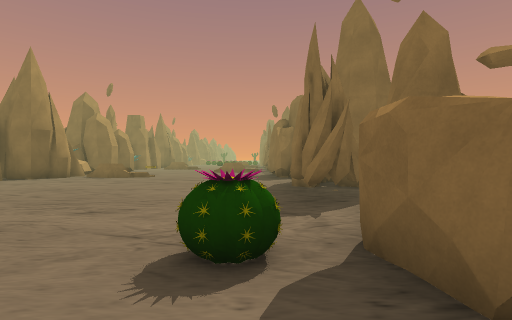
view 1 (above)

17 first-person views from a walk through a scene from a Unity 3-D project. The camera is 1.4 m above the floor, looks level and sees 80° across. The floor is counted in squares, 2 m on a side. Each view is taken from the middle of a square. On the plan, view 1 faces up. The plan holds only what a view shows up to about 10 squares ahead; the rest is blank. The place goes on beyond the plan. The player character is not drawn. Some surface patterns are stand-ins.

view 2
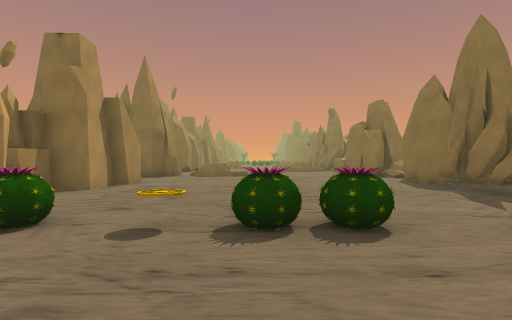

view 3
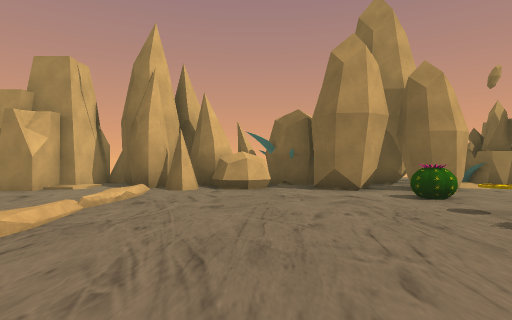

view 4
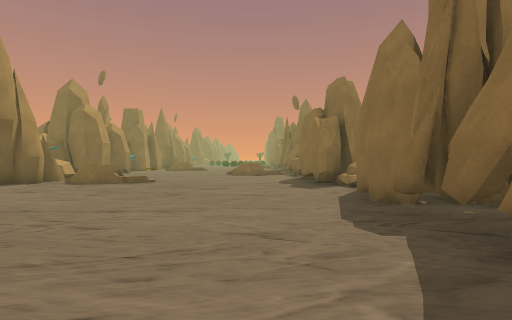

view 5
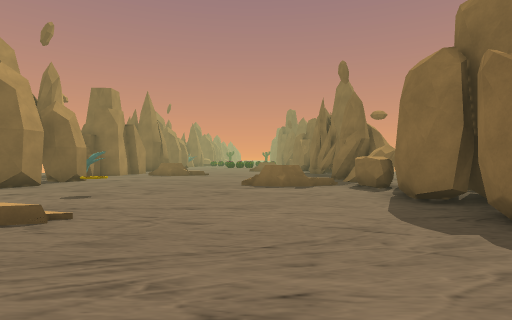

view 6
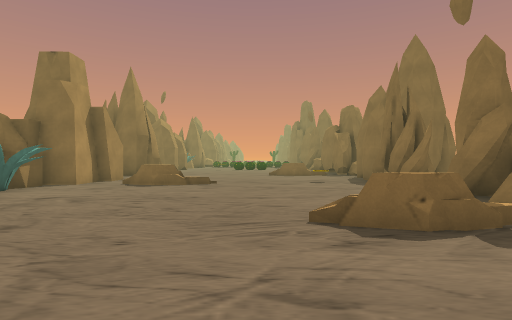

view 7
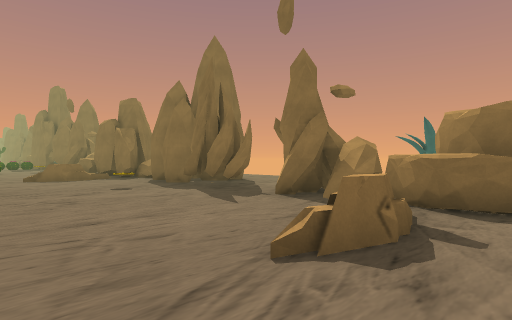

view 8
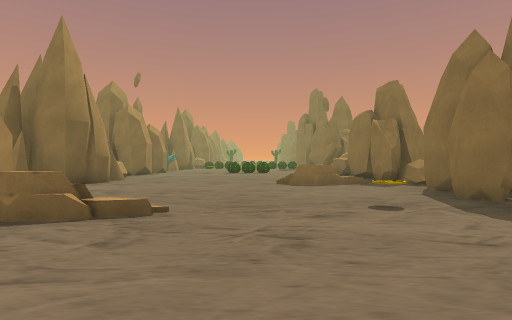

view 9
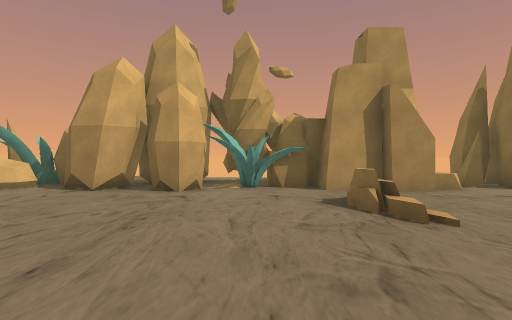

view 10
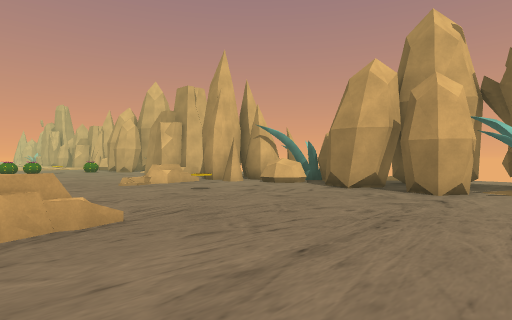

view 11
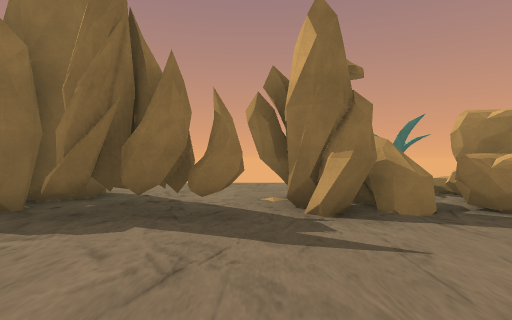

view 12
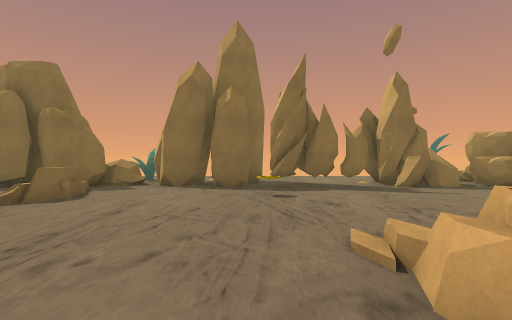

view 13
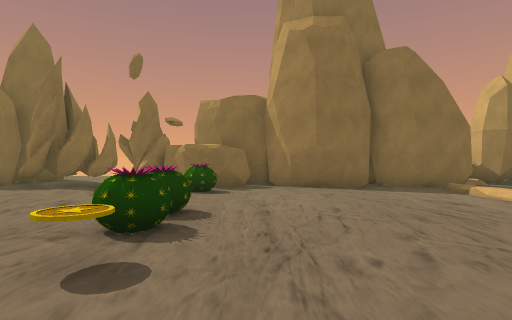

view 14
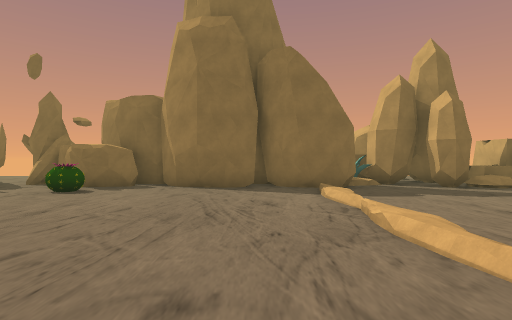

view 15
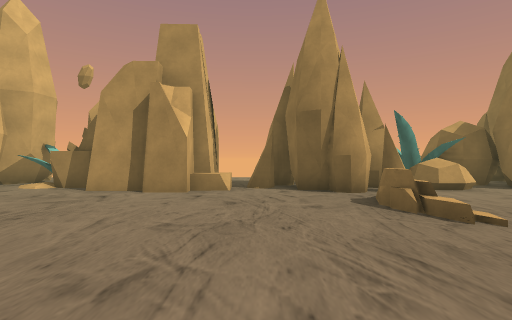

view 16
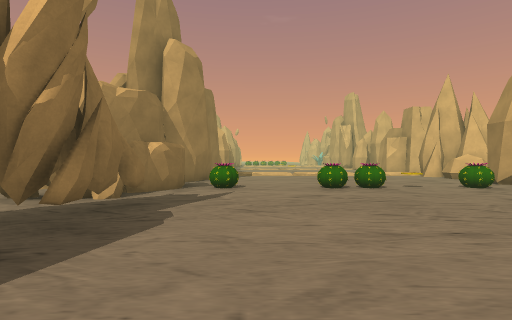

view 17
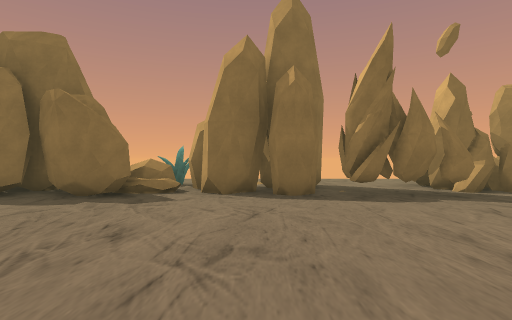

### Floor plan
Key: @ floor where view 1 was taken; # wall or solid block; . floor; = window, fence, low wall or low ledge; ^ raised ledge; O other object.
Columns run from 12 left of view 1 to 4 right of it. Each row starts with its distance up from view 1.
 29     #.....   ##
 28   ###.....OO.#=
 27   ##..........#
 26    ^.........##
 25     #........##
 24     #......O..##
 23    ##.OO.....OO
 22   O#.........OO
 21   OOO........OO
 20   OO#........OOO
 19  ####........OO
 18  ###.........##OO
 17   ###.....OO.###=
 16   #..........##
 15 OOO^=..O.....##
 14   ##.........##
 13    ##........##
 12    ##.OO.....##
 11    ##.........#
 10    #..........#
  9    #^.........##
  8   ###........###
  7    ##........OO#
  6   O##........OO.
  5  OO#.........OOOO
  4   OO..........OO
  3   ###........##O
  2   ###O.OOO..O##
  1   ###.........#
  0    #........@##
 -1    #.........##
 -2    #.........##
 -3   ###........#
 -4   ## ........#
 -5     .........#
 -6    ##

Positions as (right, up) in squares from view 1, and headings:
1: (0, 0), facing up
2: (-4, -1), facing up
3: (-1, -1), facing left
4: (-1, 3), facing up
5: (-2, 9), facing up
6: (-3, 14), facing up
7: (-4, 16), facing up-right
8: (-3, 19), facing up
9: (-1, 21), facing left
10: (-1, 21), facing down-left
11: (-3, 21), facing right
12: (-7, 24), facing right
13: (-7, 1), facing right
14: (-7, -2), facing right
15: (-1, 10), facing left
16: (-1, 10), facing down
17: (-5, 9), facing right
